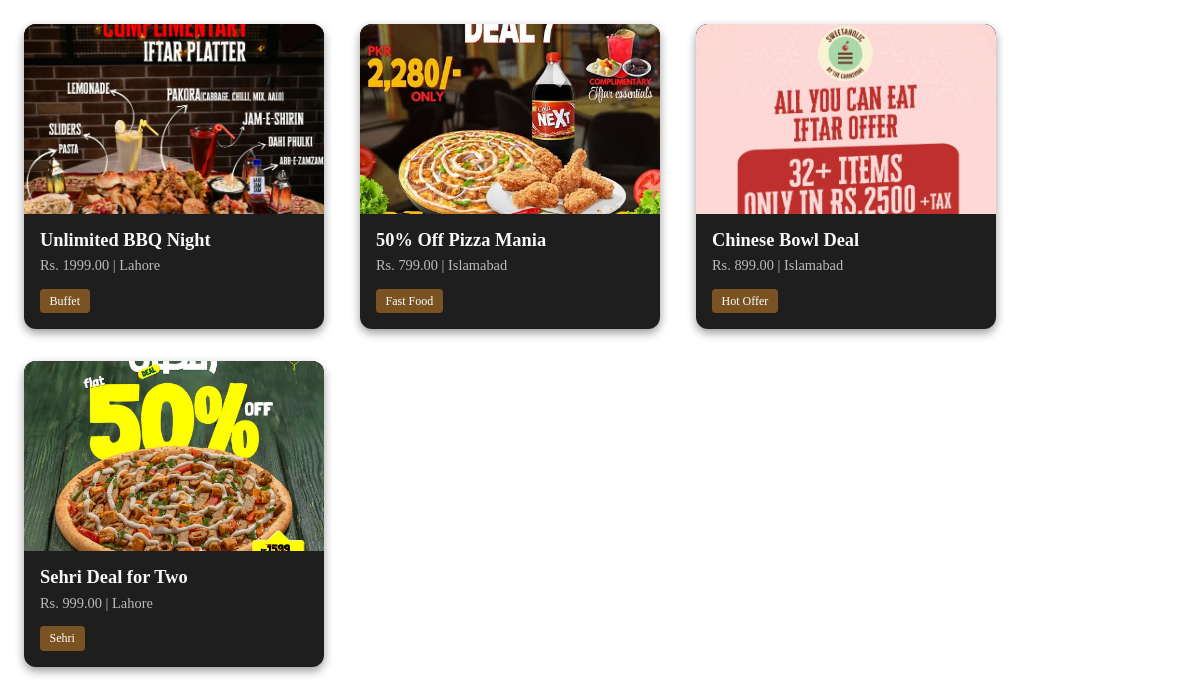
/fetch_deals.php, run on the app's committed database.
### tables this page shows
CREATE TABLE `deals` (
  `id` int(11) NOT NULL,
  `is_Promoted` tinyint(4) NOT NULL DEFAULT 0,
  `category_id` int(11) DEFAULT NULL,
  `title` varchar(255) NOT NULL,
  `description` text DEFAULT NULL,
  `price` decimal(10,2) DEFAULT NULL,
  `original_price` decimal(10,2) DEFAULT NULL,
  `restaurant` varchar(255) NOT NULL,
  `image` varchar(1000) DEFAULT NULL,
  `is_popular` tinyint(1) DEFAULT 0,
  `rating` decimal(3,2) DEFAULT NULL,
  `reviews` int(11) DEFAULT NULL,
  `start_date` date DEFAULT NULL,
  `end_date` date DEFAULT NULL,
  `created_at` timestamp NULL DEFAULT current_timestamp(),
  `city` varchar(100) DEFAULT NULL,
  `tag` varchar(50) DEFAULT NULL,
  `views` int(11) DEFAULT 0,
  `is_premium` tinyint(1) DEFAULT 0
);

### fetch_deals.php (the view, shortened to what this page needs)
<?php
include 'config/config.php';
$page = isset($_GET['page']) ? (int)$_GET['page'] : 1;
$limit = 12;
$offset = ($page - 1) * $limit;
$where = "1=1";
$order = "ORDER BY RAND()";
$sql = "SELECT * FROM deals WHERE $where $order LIMIT $offset, $limit";
$result = mysqli_query($conn, $sql);
$html = '<style>
.category-card {
    background-color: #1e1e1e;
    border-radius: 12px;
    overflow: hidden;
    margin: 1rem;
    width: 100%;
    max-width: 300px;
    display: inline-block;
    vertical-align: top;
    box-shadow: 0 4px 10px rgba(0,0,0,0.4);
    transition: transform 0.3s ease, box-shadow 0.3s ease;
}
.category-card:hover {
    transform: scale(1.04);
    box-shadow: 0 6px 12px rgba(0,0,0,0.5);
}
.category-card-link {
    color: inherit;
    text-decoration: none;
    display: block;
}
.category-card-img {
    width: 100%;
    height: 190px;
    background-size: cover;
    background-position: center;
    background-color: #333;
}
.category-card-content {
    padding: 1rem;
}
.category-card-title {
    font-size: 1.15rem;
    font-weight: 600;
    color: #f8f9f6;
    margin-bottom: 0.4rem;
}
.category-card-meta {
    font-size: 0.9rem;
    color: #bbb;
    margin-bottom: 0.4rem;
}
.category-card-tag {
    display: inline-block;
    background: #7b5222;
    color: #fff;
    font-size: 0.75rem;
    padding: 0.3rem 0.6rem;
    border-radius: 4px;
    margin-top: 0.5rem;
}
.pagination {
    margin-top: 2rem;
    text-align: center;
}
.pagination .page-link {
    display: inline-block;
    margin: 0 5px;
    padding: 0.45rem 0.9rem;
    background-color: #2a2a2a;
    color: #fff;
    border-radius: 5px;
    text-decoration: none;
    transition: background 0.3s ease;
}
.pagination .page-link.active,
.pagination .page-link:hover {
    background-color: #7b5222;
}
</style>';
while ($row = mysqli_fetch_assoc($result)) {
    $imagePath = !empty($row['image']) && file_exists("assets/images/{$row['image']}")
        ? "assets/images/{$row['image']}"
        : "assets/images/default.jpg";
    $tag = !empty($row['tag']) ? "<div class='category-card-tag'>{$row['tag']}</div>" : '';
    $html .= "
    <div class='category-card'>
        <a href='deal-details.php?id={$row['id']}' class='category-card-link'>
            <div class='category-card-img' style='background-image: url({$imagePath});'></div>
            <div class='category-card-content'>
                <div class='category-card-title'>{$row['title']}</div>
                <div class='category-card-meta'>Rs. {$row['price']} | {$row['city']}</div>
                {$tag}
            </div>
        </a>
    </div>";
}
echo $html;
?>

### fetch_deals.php (style rules this page uses)
.category-card { background-color: #1e1e1e; border-radius: 12px; overflow: hidden; margin: 1rem; width: 100%; max-width: 300px; display: inline-block; vertical-align: top; box-shadow: 0 4px 10px rgba(0,0,0,0.4); transition: transform 0.3s ease, box-shadow 0.3s ease; }
.category-card-link { color: inherit; text-decoration: none; display: block; }
.category-card-img { width: 100%; height: 190px; background-size: cover; background-position: center; background-color: #333; }
.category-card-content { padding: 1rem; }
.category-card-title { font-size: 1.15rem; font-weight: 600; color: #f8f9f6; margin-bottom: 0.4rem; }
.category-card-meta { font-size: 0.9rem; color: #bbb; margin-bottom: 0.4rem; }
.category-card-tag { display: inline-block; background: #7b5222; color: #fff; font-size: 0.75rem; padding: 0.3rem 0.6rem; border-radius: 4px; margin-top: 0.5rem; }

### data on the page
deals: image (picture), title "Unlimited BBQ Night", price "1999.00", city "Lahore", tag "Buffet"
deals: image (picture), title "50% Off Pizza Mania", price "799.00", city "Islamabad", tag "Fast Food"
deals: image (picture), title "Chinese Bowl Deal", price "899.00", city "Islamabad", tag "Hot Offer"
deals: image (picture), title "Sehri Deal for Two", price "999.00", city "Lahore", tag "Sehri"
